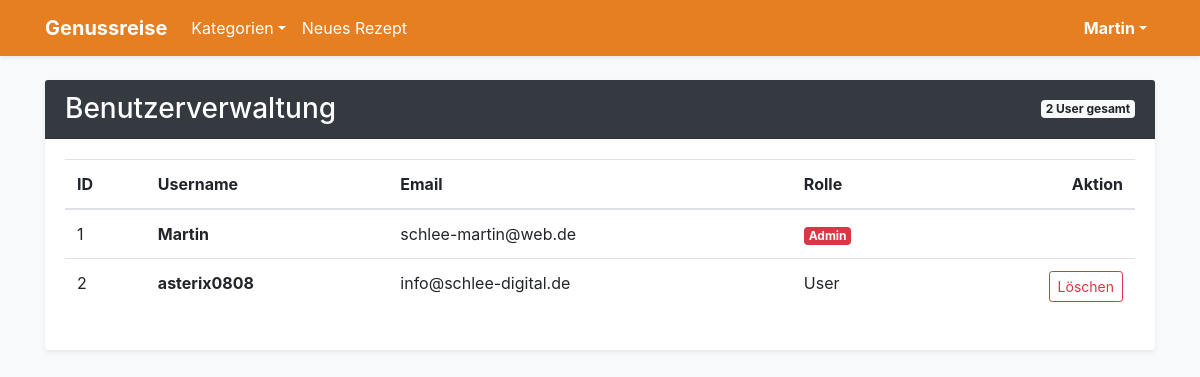
Before: /admin/users (signed in) with the older database file.
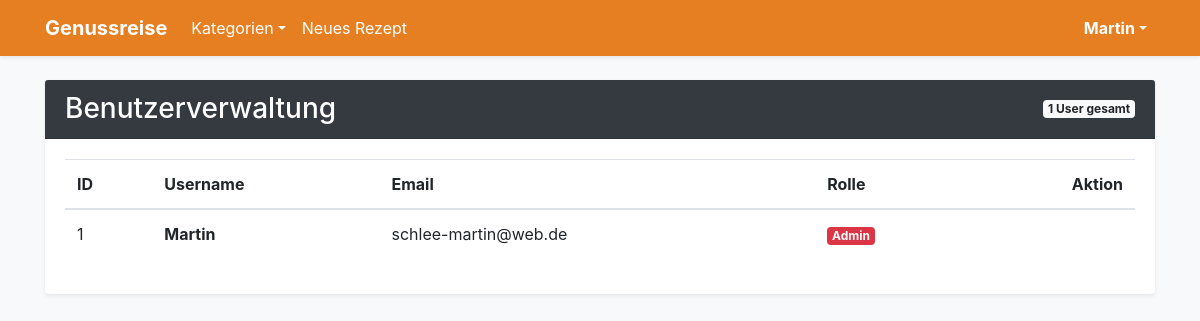
After: the same page with the newer database file.
### app.py (models this page shows)
class User(db.Model, UserMixin):
    id = db.Column(db.Integer, primary_key=True)
    username = db.Column(db.String(20), unique=True, nullable=False)
    email = db.Column(db.String(120), unique=True, nullable=False)
    password = db.Column(db.String(60), nullable=False)
    is_admin = db.Column(db.Boolean, default=False)
    recipes = db.relationship('Recipe', backref='author', lazy=True, cascade="all, delete-orphan")
    comments = db.relationship('Comment', backref='author', lazy=True, cascade="all, delete-orphan")
    favorites = db.relationship('Favorite', backref='user', lazy=True, cascade="all, delete-orphan")

### app.py (the view)
@app.route("/admin/users")
@login_required
def admin_users():
    if not current_user.is_admin: abort(403)
    return render_template('admin_users.html', users=User.query.all())

### app.py (called while the page is built)
@login_manager.user_loader
def load_user(user_id):
    return db.session.get(User, int(user_id))

@app.context_processor
def inject_categories():
    return dict(all_categories=Category.query.order_by(Category.name).all())

### templates/admin_users.html
{% extends "base.html" %}
{% block content %}
<div class="card shadow-sm border-0">
    <div class="card-header bg-dark text-white d-flex justify-content-between align-items-center">
        <h3 class="mb-0">Benutzerverwaltung</h3>
        <span class="badge badge-light">{{ users|length }} User gesamt</span>
    </div>
    <div class="card-body">
        <table class="table table-hover">
            <thead>
                <tr>
                    <th>ID</th><th>Username</th><th>Email</th><th>Rolle</th><th class="text-right">Aktion</th>
                </tr>
            </thead>
            <tbody>
                {% for user in users %}
                <tr>
                    <td>{{ user.id }}</td>
                    <td><strong>{{ user.username }}</strong></td>
                    <td>{{ user.email }}</td>
                    <td>{% if user.is_admin %}<span class="badge badge-danger">Admin</span>{% else %}User{% endif %}</td>
                    <td class="text-right">
                        {% if user.id != current_user.id %}
                        <form action="{{ url_for('admin_delete_user', user_id=user.id) }}" method="POST" onsubmit="return confirm('Soll {{ user.username }} gelöscht werden?');">
                            <button class="btn btn-sm btn-outline-danger">Löschen</button>
                        </form>
                        {% endif %}
                    </td>
                </tr>
                {% endfor %}
            </tbody>
        </table>
    </div>
</div>
{% endblock %}

### templates/base.html (shortened to what this page needs)
<!DOCTYPE html>
<html lang="de">
<head>
    <link rel="stylesheet" href="https://stackpath.bootstrapcdn.com/bootstrap/4.5.2/css/bootstrap.min.css">
    <link rel="stylesheet" href="https://cdnjs.cloudflare.com/ajax/libs/font-awesome/5.15.4/css/all.min.css">
</head>
<body class="bg-light">
    <nav class="navbar navbar-expand-lg navbar-dark navbar-custom shadow-sm">
        <div class="container">
            <a class="navbar-brand font-weight-bold" href="{{ url_for('index') }}">Genussreise</a>
            <div class="collapse navbar-collapse">
                <ul class="navbar-nav mr-auto">
                    <li class="nav-item dropdown">
                        <a class="nav-link dropdown-toggle text-white" href="#" data-toggle="dropdown">Kategorien</a>
                    </li>
                    <li class="nav-item"><a class="nav-link text-white" href="{{ url_for('add_recipe') }}">Neues Rezept</a></li>
                </ul>
                <ul class="navbar-nav">
                    {% if current_user.is_authenticated %}
                        <li class="nav-item dropdown">
                            <a class="nav-link dropdown-toggle text-white font-weight-bold" href="#" data-toggle="dropdown">{{ current_user.username }}</a>
                        </li>
                    {% else %}
                        <li class="nav-item"><a class="nav-link text-white" href="{{ url_for('login') }}">Login</a></li>
                        <li class="nav-item ml-2"><a class="btn btn-outline-light btn-sm mt-1" href="{{ url_for('register') }}">Registrieren</a></li>
                    {% endif %}
                </ul>
            </div>
        </div>
    </nav>
    <div class="container mt-4">
        {% block content %}{% endblock %}
    </div>
</body>
</html>

Changed rows visible on the page:
removed User: id "2", username "asterix0808", email "info@schlee-digital.de", is_admin "User"
Other visible differences:
{{ users|length }}: "2" → "1"
